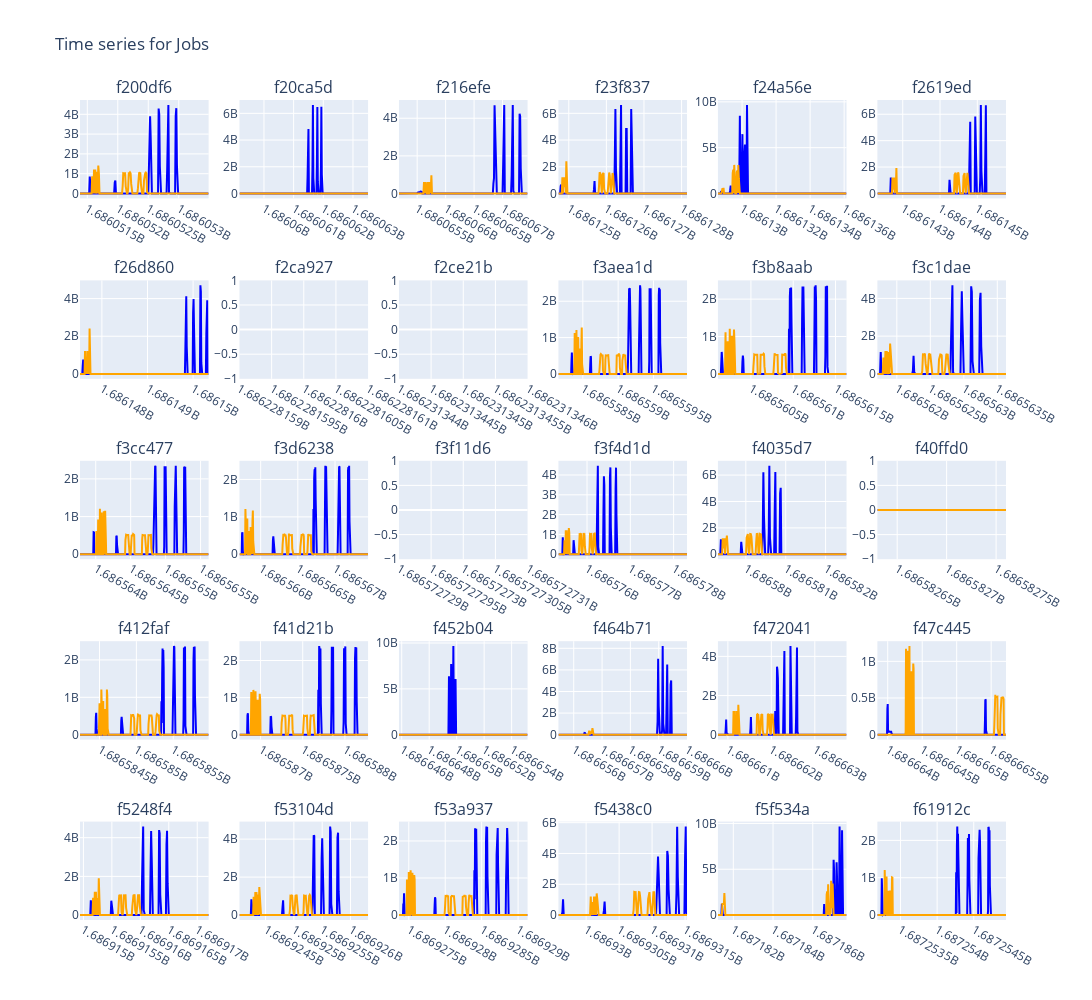

The cell this chart's notebook holds for it:
### Markdown cell above
### Display worklfows timeseries

### Code cell
fig2 = display_timeseries(workflows)
fig2.show()

### Figure 1 — Plotly figure (JSON) as saved in the notebook; plotly's stock layout.template omitted (floating-point values rounded to 4 significant figures; data arrays with more than 128 entries replaced by an {"elided": "..."} marker saying what was removed)
{"data": [{"line": {"color": "blue"}, "mode": "lines", "name": "bytesRead", "type": "scatter", "x": {"elided": "212 int values"}, "xaxis": "x", "y": {"elided": "212 int values"}, "yaxis": "y"}, {"line": {"color": "orange"}, "mode": "lines", "name": "bytesWritten", "type": "scatter", "x": {"elided": "212 int values"}, "xaxis": "x", "y": {"elided": "212 int values"}, "yaxis": "y"}, {"line": {"color": "blue"}, "mode": "lines", "name": "bytesRead", "type": "scatter", "x": {"elided": "290 int values"}, "xaxis": "x2", "y": {"elided": "290 int values"}, "yaxis": "y2"}, {"line": {"color": "orange"}, "mode": "lines", "name": "bytesWritten", "type": "scatter", "x": {"elided": "290 int values"}, "xaxis": "x2", "y": {"elided": "290 int values"}, "yaxis": "y2"}, {"line": {"color": "blue"}, "mode": "lines", "name": "bytesRead", "type": "scatter", "x": {"elided": "227 int values"}, "xaxis": "x3", "y": {"elided": "227 int values"}, "yaxis": "y3"}, {"line": {"color": "orange"}, "mode": "lines", "name": "bytesWritten", "type": "scatter", "x": {"elided": "227 int values"}, "xaxis": "x3", "y": {"elided": "227 int values"}, "yaxis": "y3"}, {"line": {"color": "blue"}, "mode": "lines", "name": "bytesRead", "type": "scatter", "x": {"elided": "229 int values"}, "xaxis": "x4", "y": {"elided": "229 int values"}, "yaxis": "y4"}, {"line": {"color": "orange"}, "mode": "lines", "name": "bytesWritten", "type": "scatter", "x": {"elided": "229 int values"}, "xaxis": "x4", "y": {"elided": "229 int values"}, "yaxis": "y4"}, {"line": {"color": "blue"}, "mode": "lines", "name": "bytesRead", "type": "scatter", "x": {"elided": "253 int values"}, "xaxis": "x5", "y": {"elided": "253 int values"}, "yaxis": "y5"}, {"line": {"color": "orange"}, "mode": "lines", "name": "bytesWritten", "type": "scatter", "x": {"elided": "253 int values"}, "xaxis": "x5", "y": {"elided": "253 int values"}, "yaxis": "y5"}, {"line": {"color": "blue"}, "mode": "lines", "name": "bytesRead", "type": "scatter", "x": {"elided": "231 int values"}, "xaxis": "x6", "y": {"elided": "231 int values"}, "yaxis": "y6"}, {"line": {"color": "orange"}, "mode": "lines", "name": "bytesWritten", "type": "scatter", "x": {"elided": "231 int values"}, "xaxis": "x6", "y": {"elided": "231 int values"}, "yaxis": "y6"}, {"line": {"color": "blue"}, "mode": "lines", "name": "bytesRead", "type": "scatter", "x": {"elided": "283 int values"}, "xaxis": "x7", "y": {"elided": "283 int values"}, "yaxis": "y7"}, {"line": {"color": "orange"}, "mode": "lines", "name": "bytesWritten", "type": "scatter", "x": {"elided": "283 int values"}, "xaxis": "x7", "y": {"elided": "283 int values"}, "yaxis": "y7"}, {"line": {"color": "blue"}, "mode": "lines", "name": "bytesRead", "type": "scatter", "x": [1686228160], "xaxis": "x8", "y": [0], "yaxis": "y8"}, {"line": {"color": "orange"}, "mode": "lines", "name": "bytesWritten", "type": "scatter", "x": [1686228160], "xaxis": "x8", "y": [0], "yaxis": "y8"}, {"line": {"color": "blue"}, "mode": "lines", "name": "bytesRead", "type": "scatter", "x": [1686231345], "xaxis": "x9", "y": [0], "yaxis": "y9"}, {"line": {"color": "orange"}, "mode": "lines", "name": "bytesWritten", "type": "scatter", "x": [1686231345], "xaxis": "x9", "y": [0], "yaxis": "y9"}, {"line": {"color": "blue"}, "mode": "lines", "name": "bytesRead", "type": "scatter", "x": {"elided": "365 int values"}, "xaxis": "x10", "y": {"elided": "365 int values"}, "yaxis": "y10"}, {"line": {"color": "orange"}, "mode": "lines", "name": "bytesWritten", "type": "scatter", "x": {"elided": "365 int values"}, "xaxis": "x10", "y": {"elided": "365 int values"}, "yaxis": "y10"}, {"line": {"color": "blue"}, "mode": "lines", "name": "bytesRead", "type": "scatter", "x": {"elided": "305 int values"}, "xaxis": "x11", "y": {"elided": "305 int values"}, "yaxis": "y11"}, {"line": {"color": "orange"}, "mode": "lines", "name": "bytesWritten", "type": "scatter", "x": {"elided": "305 int values"}, "xaxis": "x11", "y": {"elided": "305 int values"}, "yaxis": "y11"}, {"line": {"color": "blue"}, "mode": "lines", "name": "bytesRead", "type": "scatter", "x": {"elided": "193 int values"}, "xaxis": "x12", "y": {"elided": "193 int values"}, "yaxis": "y12"}, {"line": {"color": "orange"}, "mode": "lines", "name": "bytesWritten", "type": "scatter", "x": {"elided": "193 int values"}, "xaxis": "x12", "y": {"elided": "193 int values"}, "yaxis": "y12"}, {"line": {"color": "blue"}, "mode": "lines", "name": "bytesRead", "type": "scatter", "x": {"elided": "369 int values"}, "xaxis": "x13", "y": {"elided": "369 int values"}, "yaxis": "y13"}, {"line": {"color": "orange"}, "mode": "lines", "name": "bytesWritten", "type": "scatter", "x": {"elided": "369 int values"}, "xaxis": "x13", "y": {"elided": "369 int values"}, "yaxis": "y13"}, {"line": {"color": "blue"}, "mode": "lines", "name": "bytesRead", "type": "scatter", "x": {"elided": "347 int values"}, "xaxis": "x14", "y": {"elided": "347 int values"}, "yaxis": "y14"}, {"line": {"color": "orange"}, "mode": "lines", "name": "bytesWritten", "type": "scatter", "x": {"elided": "347 int values"}, "xaxis": "x14", "y": {"elided": "347 int values"}, "yaxis": "y14"}, {"line": {"color": "blue"}, "mode": "lines", "name": "bytesRead", "type": "scatter", "x": [1686572730], "xaxis": "x15", "y": [0], "yaxis": "y15"}, {"line": {"color": "orange"}, "mode": "lines", "name": "bytesWritten", "type": "scatter", "x": [1686572730], "xaxis": "x15", "y": [0], "yaxis": "y15"}, {"line": {"color": "blue"}, "mode": "lines", "name": "bytesRead", "type": "scatter", "x": {"elided": "298 int values"}, "xaxis": "x16", "y": {"elided": "298 int values"}, "yaxis": "y16"}, {"line": {"color": "orange"}, "mode": "lines", "name": "bytesWritten", "type": "scatter", "x": {"elided": "298 int values"}, "xaxis": "x16", "y": {"elided": "298 int values"}, "yaxis": "y16"}, {"line": {"color": "blue"}, "mode": "lines", "name": "bytesRead", "type": "scatter", "x": {"elided": "216 int values"}, "xaxis": "x17", "y": {"elided": "216 int values"}, "yaxis": "y17"}, {"line": {"color": "orange"}, "mode": "lines", "name": "bytesWritten", "type": "scatter", "x": {"elided": "216 int values"}, "xaxis": "x17", "y": {"elided": "216 int values"}, "yaxis": "y17"}, {"line": {"color": "blue"}, "mode": "lines", "name": "bytesRead", "type": "scatter", "x": [1686582630, 1686582760], "xaxis": "x18", "y": [0, 0], "yaxis": "y18"}, {"line": {"color": "orange"}, "mode": "lines", "name": "bytesWritten", "type": "scatter", "x": [1686582630, 1686582760], "xaxis": "x18", "y": [0, 0], "yaxis": "y18"}, {"line": {"color": "blue"}, "mode": "lines", "name": "bytesRead", "type": "scatter", "x": {"elided": "350 int values"}, "xaxis": "x19", "y": {"elided": "350 int values"}, "yaxis": "y19"}, {"line": {"color": "orange"}, "mode": "lines", "name": "bytesWritten", "type": "scatter", "x": {"elided": "350 int values"}, "xaxis": "x19", "y": {"elided": "350 int values"}, "yaxis": "y19"}, {"line": {"color": "blue"}, "mode": "lines", "name": "bytesRead", "type": "scatter", "x": {"elided": "306 int values"}, "xaxis": "x20", "y": {"elided": "306 int values"}, "yaxis": "y20"}, {"line": {"color": "orange"}, "mode": "lines", "name": "bytesWritten", "type": "scatter", "x": {"elided": "306 int values"}, "xaxis": "x20", "y": {"elided": "306 int values"}, "yaxis": "y20"}, {"line": {"color": "blue"}, "mode": "lines", "name": "bytesRead", "type": "scatter", "x": {"elided": "235 int values"}, "xaxis": "x21", "y": {"elided": "235 int values"}, "yaxis": "y21"}, {"line": {"color": "orange"}, "mode": "lines", "name": "bytesWritten", "type": "scatter", "x": {"elided": "235 int values"}, "xaxis": "x21", "y": {"elided": "235 int values"}, "yaxis": "y21"}, {"line": {"color": "blue"}, "mode": "lines", "name": "bytesRead", "type": "scatter", "x": {"elided": "228 int values"}, "xaxis": "x22", "y": {"elided": "228 int values"}, "yaxis": "y22"}, {"line": {"color": "orange"}, "mode": "lines", "name": "bytesWritten", "type": "scatter", "x": {"elided": "228 int values"}, "xaxis": "x22", "y": {"elided": "228 int values"}, "yaxis": "y22"}, {"line": {"color": "blue"}, "mode": "lines", "name": "bytesRead", "type": "scatter", "x": {"elided": "297 int values"}, "xaxis": "x23", "y": {"elided": "297 int values"}, "yaxis": "y23"}, {"line": {"color": "orange"}, "mode": "lines", "name": "bytesWritten", "type": "scatter", "x": {"elided": "297 int values"}, "xaxis": "x23", "y": {"elided": "297 int values"}, "yaxis": "y23"}, {"line": {"color": "blue"}, "mode": "lines", "name": "bytesRead", "type": "scatter", "x": {"elided": "374 int values"}, "xaxis": "x24", "y": {"elided": "374 int values"}, "yaxis": "y24"}, {"line": {"color": "orange"}, "mode": "lines", "name": "bytesWritten", "type": "scatter", "x": {"elided": "374 int values"}, "xaxis": "x24", "y": {"elided": "374 int values"}, "yaxis": "y24"}, {"line": {"color": "blue"}, "mode": "lines", "name": "bytesRead", "type": "scatter", "x": {"elided": "227 int values"}, "xaxis": "x25", "y": {"elided": "227 int values"}, "yaxis": "y25"}, {"line": {"color": "orange"}, "mode": "lines", "name": "bytesWritten", "type": "scatter", "x": {"elided": "227 int values"}, "xaxis": "x25", "y": {"elided": "227 int values"}, "yaxis": "y25"}, {"line": {"color": "blue"}, "mode": "lines", "name": "bytesRead", "type": "scatter", "x": {"elided": "228 int values"}, "xaxis": "x26", "y": {"elided": "228 int values"}, "yaxis": "y26"}, {"line": {"color": "orange"}, "mode": "lines", "name": "bytesWritten", "type": "scatter", "x": {"elided": "228 int values"}, "xaxis": "x26", "y": {"elided": "228 int values"}, "yaxis": "y26"}, {"line": {"color": "blue"}, "mode": "lines", "name": "bytesRead", "type": "scatter", "x": {"elided": "354 int values"}, "xaxis": "x27", "y": {"elided": "354 int values"}, "yaxis": "y27"}, {"line": {"color": "orange"}, "mode": "lines", "name": "bytesWritten", "type": "scatter", "x": {"elided": "354 int values"}, "xaxis": "x27", "y": {"elided": "354 int values"}, "yaxis": "y27"}, {"line": {"color": "blue"}, "mode": "lines", "name": "bytesRead", "type": "scatter", "x": {"elided": "196 int values"}, "xaxis": "x28", "y": {"elided": "196 int values"}, "yaxis": "y28"}, {"line": {"color": "orange"}, "mode": "lines", "name": "bytesWritten", "type": "scatter", "x": {"elided": "196 int values"}, "xaxis": "x28", "y": {"elided": "196 int values"}, "yaxis": "y28"}, {"line": {"color": "blue"}, "mode": "lines", "name": "bytesRead", "type": "scatter", "x": {"elided": "260 int values"}, "xaxis": "x29", "y": {"elided": "260 int values"}, "yaxis": "y29"}, {"line": {"color": "orange"}, "mode": "lines", "name": "bytesWritten", "type": "scatter", "x": {"elided": "260 int values"}, "xaxis": "x29", "y": {"elided": "260 int values"}, "yaxis": "y29"}, {"line": {"color": "blue"}, "mode": "lines", "name": "bytesRead", "type": "scatter", "x": {"elided": "352 int values"}, "xaxis": "x30", "y": {"elided": "352 int values"}, "yaxis": "y30"}, {"line": {"color": "orange"}, "mode": "lines", "name": "bytesWritten", "type": "scatter", "x": {"elided": "352 int values"}, "xaxis": "x30", "y": {"elided": "352 int values"}, "yaxis": "y30"}], "layout": {"annotations": [{"font": {"size": 16}, "showarrow": false, "text": "f200df6", "x": 0.06944, "xanchor": "center", "xref": "paper", "y": 1, "yanchor": "bottom", "yref": "paper"}, {"font": {"size": 16}, "showarrow": false, "text": "f20ca5d", "x": 0.2417, "xanchor": "center", "xref": "paper", "y": 1, "yanchor": "bottom", "yref": "paper"}, {"font": {"size": 16}, "showarrow": false, "text": "f216efe", "x": 0.4139, "xanchor": "center", "xref": "paper", "y": 1, "yanchor": "bottom", "yref": "paper"}, {"font": {"size": 16}, "showarrow": false, "text": "f23f837", "x": 0.5861, "xanchor": "center", "xref": "paper", "y": 1, "yanchor": "bottom", "yref": "paper"}, {"font": {"size": 16}, "showarrow": false, "text": "f24a56e", "x": 0.7583, "xanchor": "center", "xref": "paper", "y": 1, "yanchor": "bottom", "yref": "paper"}, {"font": {"size": 16}, "showarrow": false, "text": "f2619ed", "x": 0.9306, "xanchor": "center", "xref": "paper", "y": 1, "yanchor": "bottom", "yref": "paper"}, {"font": {"size": 16}, "showarrow": false, "text": "f26d860", "x": 0.06944, "xanchor": "center", "xref": "paper", "y": 0.78, "yanchor": "bottom", "yref": "paper"}, {"font": {"size": 16}, "showarrow": false, "text": "f2ca927", "x": 0.2417, "xanchor": "center", "xref": "paper", "y": 0.78, "yanchor": "bottom", "yref": "paper"}, {"font": {"size": 16}, "showarrow": false, "text": "f2ce21b", "x": 0.4139, "xanchor": "center", "xref": "paper", "y": 0.78, "yanchor": "bottom", "yref": "paper"}, {"font": {"size": 16}, "showarrow": false, "text": "f3aea1d", "x": 0.5861, "xanchor": "center", "xref": "paper", "y": 0.78, "yanchor": "bottom", "yref": "paper"}, {"font": {"size": 16}, "showarrow": false, "text": "f3b8aab", "x": 0.7583, "xanchor": "center", "xref": "paper", "y": 0.78, "yanchor": "bottom", "yref": "paper"}, {"font": {"size": 16}, "showarrow": false, "text": "f3c1dae", "x": 0.9306, "xanchor": "center", "xref": "paper", "y": 0.78, "yanchor": "bottom", "yref": "paper"}, {"font": {"size": 16}, "showarrow": false, "text": "f3cc477", "x": 0.06944, "xanchor": "center", "xref": "paper", "y": 0.56, "yanchor": "bottom", "yref": "paper"}, {"font": {"size": 16}, "showarrow": false, "text": "f3d6238", "x": 0.2417, "xanchor": "center", "xref": "paper", "y": 0.56, "yanchor": "bottom", "yref": "paper"}, {"font": {"size": 16}, "showarrow": false, "text": "f3f11d6", "x": 0.4139, "xanchor": "center", "xref": "paper", "y": 0.56, "yanchor": "bottom", "yref": "paper"}, {"font": {"size": 16}, "showarrow": false, "text": "f3f4d1d", "x": 0.5861, "xanchor": "center", "xref": "paper", "y": 0.56, "yanchor": "bottom", "yref": "paper"}, {"font": {"size": 16}, "showarrow": false, "text": "f4035d7", "x": 0.7583, "xanchor": "center", "xref": "paper", "y": 0.56, "yanchor": "bottom", "yref": "paper"}, {"font": {"size": 16}, "showarrow": false, "text": "f40ffd0", "x": 0.9306, "xanchor": "center", "xref": "paper", "y": 0.56, "yanchor": "bottom", "yref": "paper"}, {"font": {"size": 16}, "showarrow": false, "text": "f412faf", "x": 0.06944, "xanchor": "center", "xref": "paper", "y": 0.34, "yanchor": "bottom", "yref": "paper"}, {"font": {"size": 16}, "showarrow": false, "text": "f41d21b", "x": 0.2417, "xanchor": "center", "xref": "paper", "y": 0.34, "yanchor": "bottom", "yref": "paper"}, {"font": {"size": 16}, "showarrow": false, "text": "f452b04", "x": 0.4139, "xanchor": "center", "xref": "paper", "y": 0.34, "yanchor": "bottom", "yref": "paper"}, {"font": {"size": 16}, "showarrow": false, "text": "f464b71", "x": 0.5861, "xanchor": "center", "xref": "paper", "y": 0.34, "yanchor": "bottom", "yref": "paper"}, {"font": {"size": 16}, "showarrow": false, "text": "f472041", "x": 0.7583, "xanchor": "center", "xref": "paper", "y": 0.34, "yanchor": "bottom", "yref": "paper"}, {"font": {"size": 16}, "showarrow": false, "text": "f47c445", "x": 0.9306, "xanchor": "center", "xref": "paper", "y": 0.34, "yanchor": "bottom", "yref": "paper"}, {"font": {"size": 16}, "showarrow": false, "text": "f5248f4", "x": 0.06944, "xanchor": "center", "xref": "paper", "y": 0.12, "yanchor": "bottom", "yref": "paper"}, {"font": {"size": 16}, "showarrow": false, "text": "f53104d", "x": 0.2417, "xanchor": "center", "xref": "paper", "y": 0.12, "yanchor": "bottom", "yref": "paper"}, {"font": {"size": 16}, "showarrow": false, "text": "f53a937", "x": 0.4139, "xanchor": "center", "xref": "paper", "y": 0.12, "yanchor": "bottom", "yref": "paper"}, {"font": {"size": 16}, "showarrow": false, "text": "f5438c0", "x": 0.5861, "xanchor": "center", "xref": "paper", "y": 0.12, "yanchor": "bottom", "yref": "paper"}, {"font": {"size": 16}, "showarrow": false, "text": "f5f534a", "x": 0.7583, "xanchor": "center", "xref": "paper", "y": 0.12, "yanchor": "bottom", "yref": "paper"}, {"font": {"size": 16}, "showarrow": false, "text": "f61912c", "x": 0.9306, "xanchor": "center", "xref": "paper", "y": 0.12, "yanchor": "bottom", "yref": "paper"}], "height": 1000, "showlegend": false, "title": {"text": "Time series for Jobs"}, "width": 1200, "xaxis": {"anchor": "y", "domain": [0, 0.1389]}, "xaxis10": {"anchor": "y10", "domain": [0.5167, 0.6556]}, "xaxis11": {"anchor": "y11", "domain": [0.6889, 0.8278]}, "xaxis12": {"anchor": "y12", "domain": [0.8611, 1]}, "xaxis13": {"anchor": "y13", "domain": [0, 0.1389]}, "xaxis14": {"anchor": "y14", "domain": [0.1722, 0.3111]}, "xaxis15": {"anchor": "y15", "domain": [0.3444, 0.4833]}, "xaxis16": {"anchor": "y16", "domain": [0.5167, 0.6556]}, "xaxis17": {"anchor": "y17", "domain": [0.6889, 0.8278]}, "xaxis18": {"anchor": "y18", "domain": [0.8611, 1]}, "xaxis19": {"anchor": "y19", "domain": [0, 0.1389]}, "xaxis2": {"anchor": "y2", "domain": [0.1722, 0.3111]}, "xaxis20": {"anchor": "y20", "domain": [0.1722, 0.3111]}, "xaxis21": {"anchor": "y21", "domain": [0.3444, 0.4833]}, "xaxis22": {"anchor": "y22", "domain": [0.5167, 0.6556]}, "xaxis23": {"anchor": "y23", "domain": [0.6889, 0.8278]}, "xaxis24": {"anchor": "y24", "domain": [0.8611, 1]}, "xaxis25": {"anchor": "y25", "domain": [0, 0.1389]}, "xaxis26": {"anchor": "y26", "domain": [0.1722, 0.3111]}, "xaxis27": {"anchor": "y27", "domain": [0.3444, 0.4833]}, "xaxis28": {"anchor": "y28", "domain": [0.5167, 0.6556]}, "xaxis29": {"anchor": "y29", "domain": [0.6889, 0.8278]}, "xaxis3": {"anchor": "y3", "domain": [0.3444, 0.4833]}, "xaxis30": {"anchor": "y30", "domain": [0.8611, 1]}, "xaxis4": {"anchor": "y4", "domain": [0.5167, 0.6556]}, "xaxis5": {"anchor": "y5", "domain": [0.6889, 0.8278]}, "xaxis6": {"anchor": "y6", "domain": [0.8611, 1]}, "xaxis7": {"anchor": "y7", "domain": [0, 0.1389]}, "xaxis8": {"anchor": "y8", "domain": [0.1722, 0.3111]}, "xaxis9": {"anchor": "y9", "domain": [0.3444, 0.4833]}, "yaxis": {"anchor": "x", "domain": [0.88, 1]}, "yaxis10": {"anchor": "x10", "domain": [0.66, 0.78]}, "yaxis11": {"anchor": "x11", "domain": [0.66, 0.78]}, "yaxis12": {"anchor": "x12", "domain": [0.66, 0.78]}, "yaxis13": {"anchor": "x13", "domain": [0.44, 0.56]}, "yaxis14": {"anchor": "x14", "domain": [0.44, 0.56]}, "yaxis15": {"anchor": "x15", "domain": [0.44, 0.56]}, "yaxis16": {"anchor": "x16", "domain": [0.44, 0.56]}, "yaxis17": {"anchor": "x17", "domain": [0.44, 0.56]}, "yaxis18": {"anchor": "x18", "domain": [0.44, 0.56]}, "yaxis19": {"anchor": "x19", "domain": [0.22, 0.34]}, "yaxis2": {"anchor": "x2", "domain": [0.88, 1]}, "yaxis20": {"anchor": "x20", "domain": [0.22, 0.34]}, "yaxis21": {"anchor": "x21", "domain": [0.22, 0.34]}, "yaxis22": {"anchor": "x22", "domain": [0.22, 0.34]}, "yaxis23": {"anchor": "x23", "domain": [0.22, 0.34]}, "yaxis24": {"anchor": "x24", "domain": [0.22, 0.34]}, "yaxis25": {"anchor": "x25", "domain": [0, 0.12]}, "yaxis26": {"anchor": "x26", "domain": [0, 0.12]}, "yaxis27": {"anchor": "x27", "domain": [0, 0.12]}, "yaxis28": {"anchor": "x28", "domain": [0, 0.12]}, "yaxis29": {"anchor": "x29", "domain": [0, 0.12]}, "yaxis3": {"anchor": "x3", "domain": [0.88, 1]}, "yaxis30": {"anchor": "x30", "domain": [0, 0.12]}, "yaxis4": {"anchor": "x4", "domain": [0.88, 1]}, "yaxis5": {"anchor": "x5", "domain": [0.88, 1]}, "yaxis6": {"anchor": "x6", "domain": [0.88, 1]}, "yaxis7": {"anchor": "x7", "domain": [0.66, 0.78]}, "yaxis8": {"anchor": "x8", "domain": [0.66, 0.78]}, "yaxis9": {"anchor": "x9", "domain": [0.66, 0.78]}}}
